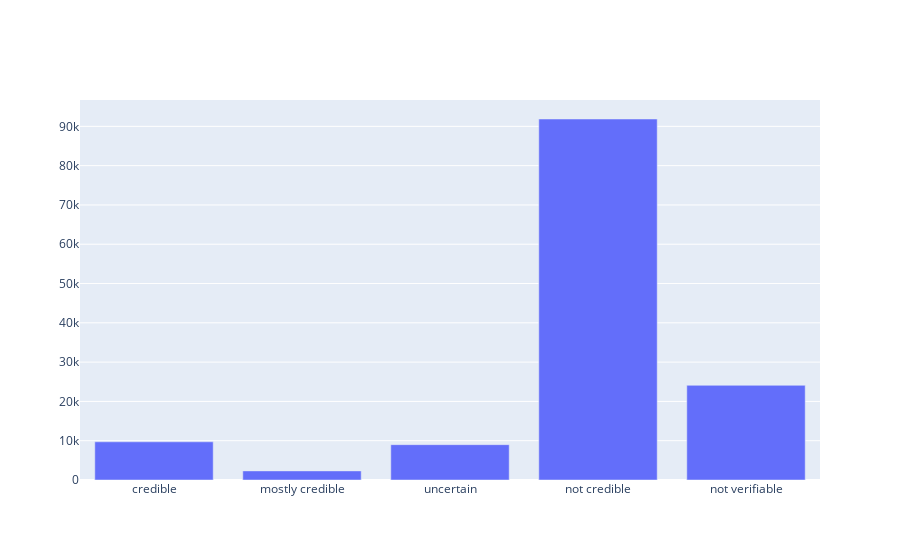

Notebook cell for this chart:
### Code cell
fig = go.Figure(go.Bar(x=list(by_label_filtered.keys()), y=list(by_label_filtered.values())))
fig.update_layout(xaxis={'categoryorder':'array', 'categoryarray':['credible', 'mostly credible', 'uncertain', 'not credible', 'uncertain']})
fig.update_yaxes(nticks=10)
fig.write_image('figures/number_of_claimreview_by_verdict.pdf')
fig

### Figure 1 — Plotly figure (JSON) as saved in the notebook; plotly's stock layout.template omitted (floating-point values rounded to 4 significant figures)
{"data": [{"type": "bar", "x": ["credible", "not verifiable", "not credible", "uncertain", "mostly credible"], "y": [9721, 24095, 91871, 8993, 2317]}], "layout": {"xaxis": {"categoryarray": ["credible", "mostly credible", "uncertain", "not credible", "uncertain"], "categoryorder": "array"}, "yaxis": {"nticks": 10}}}
